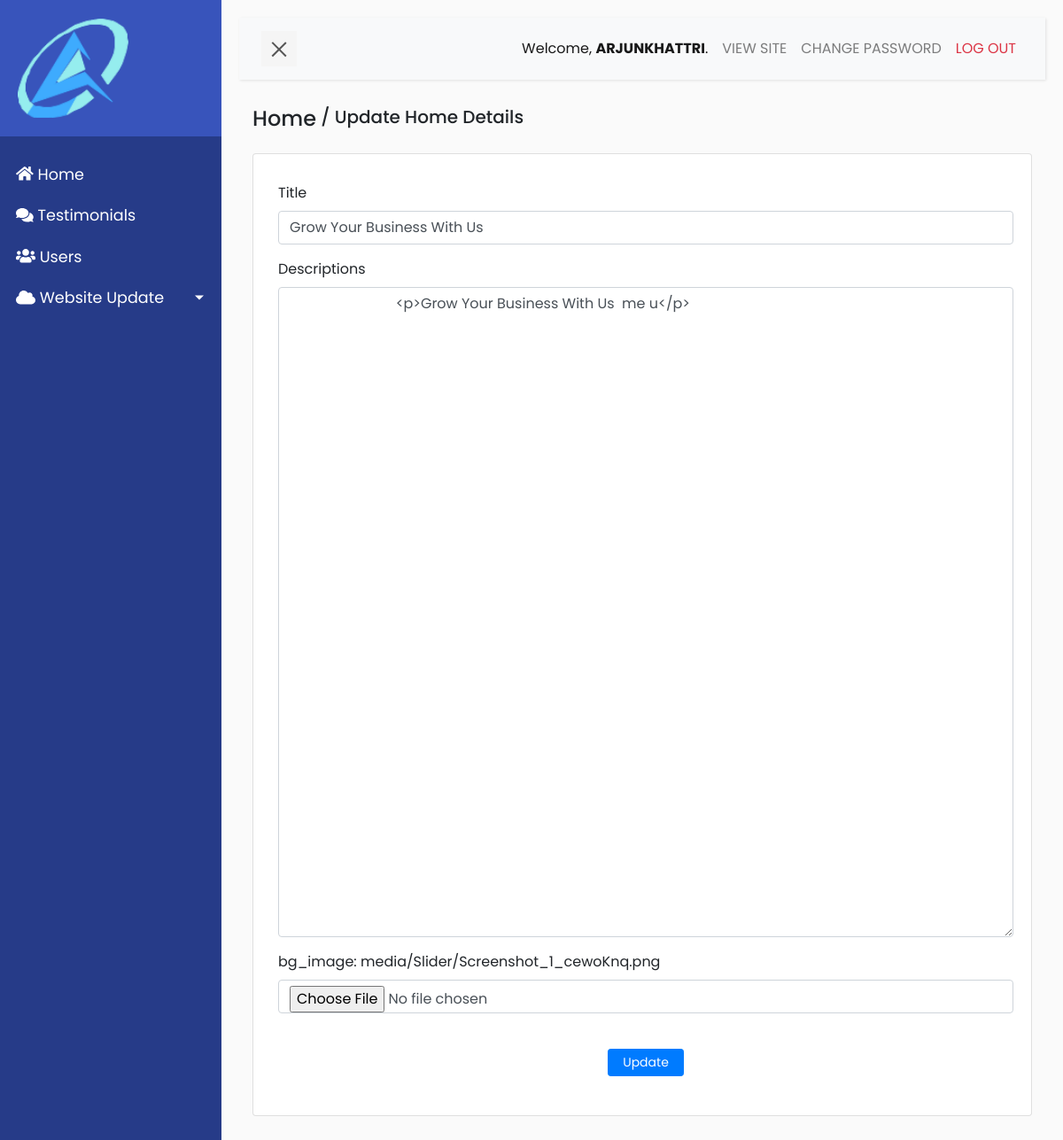
Page /carousel/update/Grow Your Business With Us (signed in) on the earlier database version.
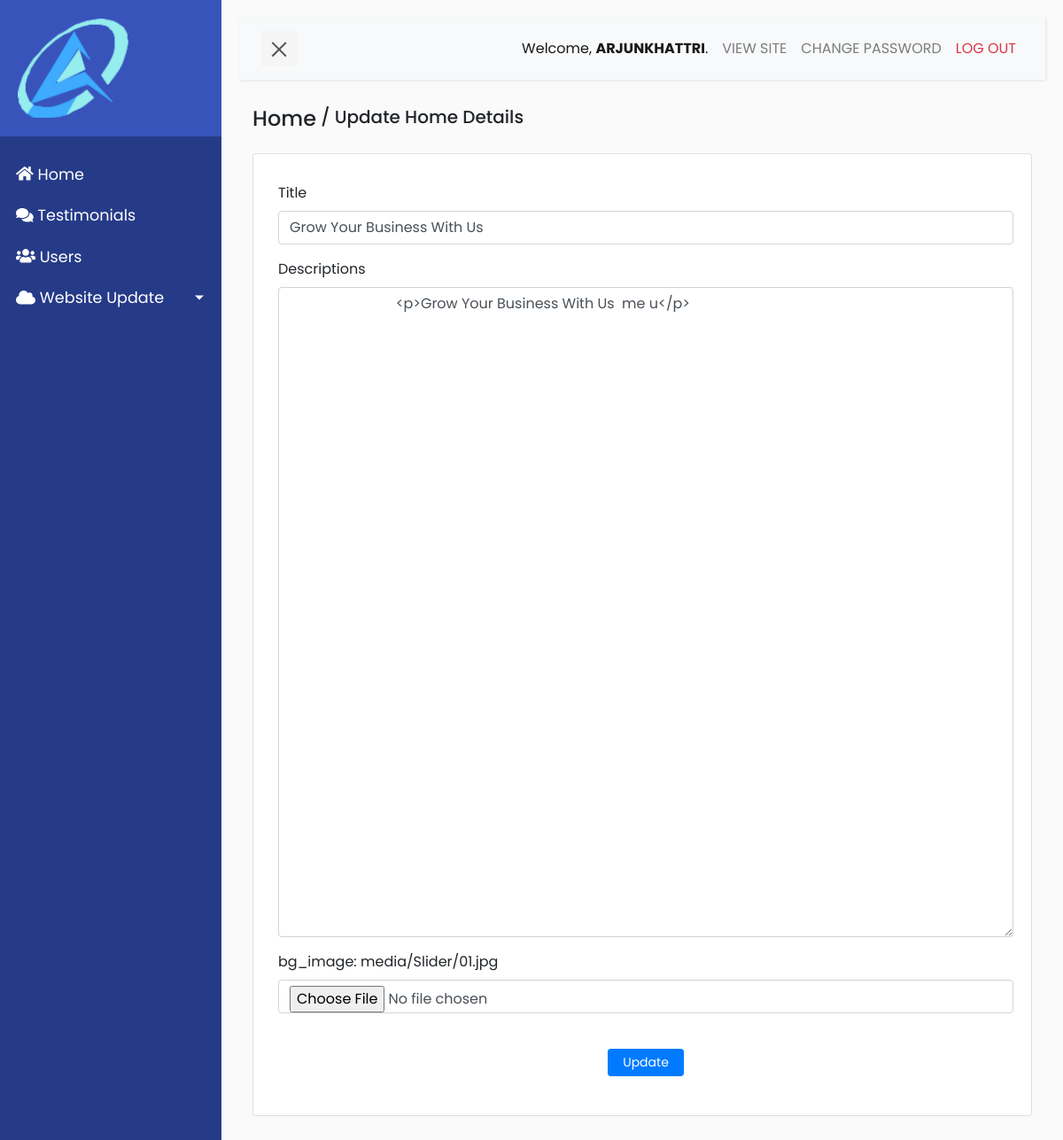
Same page on the later database version.
### constructionapp/models.py (models this page shows, shortened)
class SliderHome(models.Model):
    title = models.CharField(max_length=50, blank=True, null=True)
    text = RichTextUploadingField(blank=True, null=True)
    bg_image = models.ImageField(upload_to='media/Slider')

### constructionapp/views.py (the view)
# urls.py: path('carousel/update/<str:name>', views.carousel_update, name='carousel_update'),
@login_required
def carousel_update(request, name):
    carouselupdate = SliderHome.objects.get(title=name)
    if request.method=='POST':
        form = SliderHomeForm(request.POST or None, request.FILES, instance=carouselupdate)
        if form.is_valid():
            form.save()
            messages.success(request, 'carousel information updated!')
            return redirect('carousel_list')
        else:
            messages.error(request, 'Invalid home information!')
            return redirect('carousel_list')
    else:
        context = {'carouselupdate': carouselupdate}
        return render (request, 'page/carousel/update.html', context)

### constructionapp/templates/page/carousel/update.html (shortened to what this page needs)
{% extends 'base.html' %}
{% block content %}
<div class="container">
    <div class="row">
        <div class="col-xs-12 col-sm-12 col-md-12 col-xl-12 d-flex">
                <h4 class=" mb-4">Home</h4>
            <h5>
                &nbsp;/&nbsp;Update Home Details
            </h5>
        </div>
    </div>
   {% if carouselupdate %}
   <div class="row">
      <div class="col-xs-12 col-sm-12 col-md-12 col-xl-12">
         <div class="card mb-4 pl-2 pt-2">
            <div class="card-body mb-2">
                 <form method="POST" enctype="multipart/form-data">
                    <div class="form-group">
                        <label
                            for="title"
                            class="mt-1">
                            Title
                        </label>
                        <input
                            type="text"
                            name="title"
                            id="title"
                            value="{{carouselupdate.title}}"
                            tabindex="1"
                            class="form-control"
                            autocomplete="title" >
                    </div>
                    <div class="form-group">
                        <label for="text">Descriptions</label>
                        <textarea
                            name="text"
                            rows="30"
                            cols="80"
                            id="text"
                            class="form-control"
                            tabindex="2"
                            required
                            >
                            {{carouselupdate.text | safe}}
                        </textarea>
                    </div>
                    <div class="form-group">
                        <label for="bg_image">
                            bg_image:
                            <a href="/media/Slider{{carouselupdate.bg_image}}">
                            {{carouselupdate.bg_image}}
                            </a>
                        </label>
                        <input
                            type="file"
                            class="form-control"
                            name="bg_image"
                            id="bg_image"
                            tabindex="3"
                            required>
                    </div>
                    <div class="form-group text-center">
                        <input
                            type="submit"
                            class="btn btn-primary btn-sm mt-4 pl-3 pr-3 text-center"
                            value="Update">
                    </div>
                </form>
            </div>
         </div>
      </div>
   </div>
   {% endif %}
</div>
{% endblock content %}

Differences in the rows shown:
changed SliderHome "Grow Your Business With Us": bg_image "media/Slider/Screenshot_1_cewoKnq.png" → "media/Slider/01.jpg"
